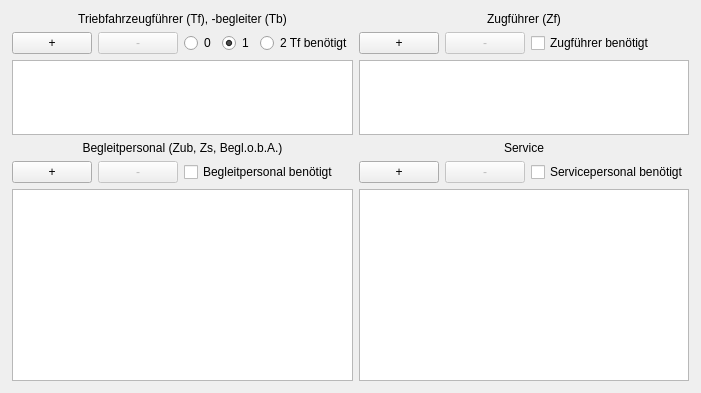
      <widget class="QWidget" name="tabPersonal">
       <property name="enabled">
        <bool>true</bool>
       </property>
       <attribute name="title">
        <string>Personal</string>
       </attribute>
       <layout class="QGridLayout" name="gridLayout_2" rowstretch="0,0,0,0,0,1" columnstretch="0,0,0,0,1,0,0,1">
        <property name="leftMargin">
         <number>12</number>
        </property>
        <property name="topMargin">
         <number>12</number>
        </property>
        <property name="rightMargin">
         <number>12</number>
        </property>
        <property name="bottomMargin">
         <number>12</number>
        </property>
        <item row="0" column="0" colspan="5">
         <widget class="QLabel" name="labelTf">
          <property name="toolTip">
           <string>Triebfahrzeugführer, Triebfahrzeugbegleiter</string>
          </property>
          <property name="text">
           <string>Triebfahrzeugführer (Tf), -begleiter (Tb)</string>
          </property>
          <property name="alignment">
           <set>Qt::AlignCenter</set>
          </property>
          <property name="buddy">
           <cstring>listTf</cstring>
          </property>
         </widget>
        </item>
        <item row="0" column="5" colspan="3">
         <widget class="QLabel" name="labelZf">
          <property name="text">
           <string>Zugführer (Zf)</string>
          </property>
          <property name="alignment">
           <set>Qt::AlignCenter</set>
          </property>
          <property name="buddy">
           <cstring>listZf</cstring>
          </property>
         </widget>
        </item>
        <item row="1" column="0">
         <widget class="QPushButton" name="buttonTfAdd">
          <property name="toolTip">
           <string>Name hinzufügen</string>
          </property>
          <property name="statusTip">
           <string>Name hinzufügen</string>
          </property>
          <property name="whatsThis">
           <string>Name hinzufügen</string>
          </property>
          <property name="accessibleDescription">
           <string>Name hinzufügen</string>
          </property>
          <property name="text">
           <string>+</string>
          </property>
         </widget>
        </item>
        <item row="1" column="1">
         <widget class="QPushButton" name="buttonTfDelete">
          <property name="enabled">
           <bool>false</bool>
          </property>
          <property name="toolTip">
           <string>Ausgewählten Namen löschen</string>
          </property>
          <property name="statusTip">
           <string>Ausgewählten Namen löschen</string>
          </property>
          <property name="whatsThis">
           <string>Ausgewählten Namen löschen</string>
          </property>
          <property name="accessibleDescription">
           <string>Ausgewählten Namen löschen</string>
          </property>
          <property name="text">
           <string>-</string>
          </property>
         </widget>
        </item>
        <item row="1" column="2">
         <widget class="QRadioButton" name="radioButtonTf0">
          <property name="text">
           <string>0</string>
          </property>
          <property name="checked">
           <bool>false</bool>
          </property>
          <attribute name="buttonGroup">
           <string notr="true">buttonGroupTf</string>
          </attribute>
         </widget>
        </item>
        <item row="1" column="3">
         <widget class="QRadioButton" name="radioButtonTf1">
          <property name="text">
           <string>1</string>
          </property>
          <property name="checked">
           <bool>true</bool>
          </property>
          <attribute name="buttonGroup">
           <string notr="true">buttonGroupTf</string>
          </attribute>
         </widget>
        </item>
        <item row="1" column="4">
         <widget class="QRadioButton" name="radioButtonTf2">
          <property name="text">
           <string>2 Tf benötigt</string>
          </property>
          <property name="checked">
           <bool>false</bool>
          </property>
          <attribute name="buttonGroup">
           <string notr="true">buttonGroupTf</string>
          </attribute>
         </widget>
        </item>
        <item row="1" column="5">
         <widget class="QPushButton" name="buttonZfAdd">
          <property name="toolTip">
           <string>Name hinzufügen</string>
          </property>
          <property name="statusTip">
           <string>Name hinzufügen</string>
          </property>
          <property name="whatsThis">
           <string>Name hinzufügen</string>
          </property>
          <property name="accessibleDescription">
           <string>Name hinzufügen</string>
          </property>
          <property name="text">
           <string>+</string>
          </property>
         </widget>
        </item>
        <item row="1" column="6">
         <widget class="QPushButton" name="buttonZfDelete">
          <property name="enabled">
           <bool>false</bool>
          </property>
          <property name="toolTip">
           <string>Ausgewählten Namen löschen</string>
          </property>
          <property name="statusTip">
           <string>Ausgewählten Namen löschen</string>
          </property>
          <property name="whatsThis">
           <string>Ausgewählten Namen löschen</string>
          </property>
          <property name="accessibleDescription">
           <string>Ausgewählten Namen löschen</string>
          </property>
          <property name="text">
           <string>-</string>
          </property>
         </widget>
        </item>
        <item row="1" column="7">
         <widget class="QCheckBox" name="checkZf">
          <property name="text">
           <string>Zugführer benötigt</string>
          </property>
         </widget>
        </item>
        <item row="2" column="0" colspan="5">
         <widget class="QListWidget" name="listTf">
          <property name="enabled">
           <bool>true</bool>
          </property>
          <property name="maximumSize">
           <size>
            <width>16777215</width>
            <height>75</height>
           </size>
          </property>
          <property name="verticalScrollMode">
           <enum>QAbstractItemView::ScrollPerPixel</enum>
          </property>
          <property name="horizontalScrollMode">
           <enum>QAbstractItemView::ScrollPerPixel</enum>
          </property>
          <property name="wordWrap">
           <bool>true</bool>
          </property>
         </widget>
        </item>
        <item row="2" column="5" colspan="3">
         <widget class="QListWidget" name="listZf">
          <property name="enabled">
           <bool>true</bool>
          </property>
          <property name="maximumSize">
           <size>
            <width>16777215</width>
            <height>75</height>
           </size>
          </property>
          <property name="verticalScrollMode">
           <enum>QAbstractItemView::ScrollPerPixel</enum>
          </property>
          <property name="horizontalScrollMode">
           <enum>QAbstractItemView::ScrollPerPixel</enum>
          </property>
          <property name="wordWrap">
           <bool>true</bool>
          </property>
         </widget>
        </item>
        <item row="3" column="0" colspan="5">
         <widget class="QLabel" name="labelZub">
          <property name="toolTip">
           <string>Zugbegleiter, Begleiter ohne betriebliche Aufgaben</string>
          </property>
          <property name="text">
           <string>Begleitpersonal (Zub, Zs, Begl.o.b.A.)</string>
          </property>
          <property name="alignment">
           <set>Qt::AlignCenter</set>
          </property>
          <property name="buddy">
           <cstring>listZub</cstring>
          </property>
         </widget>
        </item>
        <item row="3" column="5" colspan="3">
         <widget class="QLabel" name="labelService">
          <property name="text">
           <string>Service</string>
          </property>
          <property name="alignment">
           <set>Qt::AlignCenter</set>
          </property>
          <property name="buddy">
           <cstring>listService</cstring>
          </property>
         </widget>
        </item>
        <item row="4" column="0">
         <widget class="QPushButton" name="buttonZubAdd">
          <property name="toolTip">
           <string>Name hinzufügen</string>
          </property>
          <property name="statusTip">
           <string>Name hinzufügen</string>
          </property>
          <property name="whatsThis">
           <string>Name hinzufügen</string>
          </property>
          <property name="accessibleDescription">
           <string>Name hinzufügen</string>
          </property>
          <property name="text">
           <string>+</string>
          </property>
         </widget>
        </item>
        <item row="4" column="1">
         <widget class="QPushButton" name="buttonZubDelete">
          <property name="enabled">
           <bool>false</bool>
          </property>
          <property name="toolTip">
           <string>Ausgewählten Namen löschen</string>
          </property>
          <property name="statusTip">
           <string>Ausgewählten Namen löschen</string>
          </property>
          <property name="whatsThis">
           <string>Ausgewählten Namen löschen</string>
          </property>
          <property name="accessibleDescription">
           <string>Ausgewählten Namen löschen</string>
          </property>
          <property name="text">
           <string>-</string>
          </property>
         </widget>
        </item>
        <item row="4" column="2" colspan="3">
         <widget class="QCheckBox" name="checkZub">
          <property name="text">
           <string>Begleitpersonal benötigt</string>
          </property>
         </widget>
        </item>
        <item row="4" column="5">
         <widget class="QPushButton" name="buttonServiceAdd">
          <property name="toolTip">
           <string>Name hinzufügen</string>
          </property>
          <property name="statusTip">
           <string>Name hinzufügen</string>
          </property>
          <property name="whatsThis">
           <string>Name hinzufügen</string>
          </property>
          <property name="accessibleDescription">
           <string>Name hinzufügen</string>
          </property>
          <property name="text">
           <string>+</string>
          </property>
         </widget>
        </item>
        <item row="4" column="6">
         <widget class="QPushButton" name="buttonServiceDelete">
          <property name="enabled">
           <bool>false</bool>
          </property>
          <property name="toolTip">
           <string>Ausgewählten Namen löschen</string>
          </property>
          <property name="statusTip">
           <string>Ausgewählten Namen löschen</string>
          </property>
          <property name="whatsThis">
           <string>Ausgewählten Namen löschen</string>
          </property>
          <property name="accessibleDescription">
           <string>Ausgewählten Namen löschen</string>
          </property>
          <property name="text">
           <string>-</string>
          </property>
         </widget>
        </item>
        <item row="4" column="7">
         <widget class="QCheckBox" name="checkService">
          <property name="text">
           <string>Servicepersonal benötigt</string>
          </property>
         </widget>
        </item>
        <item row="5" column="0" colspan="5">
         <widget class="QListWidget" name="listZub">
          <property name="enabled">
           <bool>true</bool>
          </property>
          <property name="verticalScrollMode">
           <enum>QAbstractItemView::ScrollPerPixel</enum>
          </property>
          <property name="horizontalScrollMode">
           <enum>QAbstractItemView::ScrollPerPixel</enum>
          </property>
          <property name="wordWrap">
           <bool>true</bool>
          </property>
         </widget>
        </item>
        <item row="5" column="5" colspan="3">
         <widget class="QListWidget" name="listService">
          <property name="enabled">
           <bool>true</bool>
          </property>
          <property name="verticalScrollMode">
           <enum>QAbstractItemView::ScrollPerPixel</enum>
          </property>
          <property name="horizontalScrollMode">
           <enum>QAbstractItemView::ScrollPerPixel</enum>
          </property>
          <property name="wordWrap">
           <bool>true</bool>
          </property>
         </widget>
        </item>
       </layout>
      </widget>
